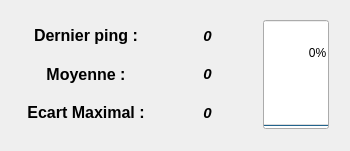
<?xml version="1.0" encoding="UTF-8"?>
<ui version="4.0">
 <class>MainWindow</class>
 <widget class="QMainWindow" name="MainWindow">
  <property name="geometry">
   <rect>
    <x>0</x>
    <y>0</y>
    <width>350</width>
    <height>151</height>
   </rect>
  </property>
  <property name="sizePolicy">
   <sizepolicy hsizetype="Fixed" vsizetype="Fixed">
    <horstretch>0</horstretch>
    <verstretch>0</verstretch>
   </sizepolicy>
  </property>
  <property name="windowTitle">
   <string>League of Lag-omètre</string>
  </property>
  <property name="windowIcon">
   <iconset>
    <normaloff>res/ico.png</normaloff>res/ico.png</iconset>
  </property>
  <widget class="QWidget" name="centralWidget">
   <widget class="QWidget" name="horizontalLayoutWidget">
    <property name="geometry">
     <rect>
      <x>9</x>
      <y>9</y>
      <width>331</width>
      <height>131</height>
     </rect>
    </property>
    <layout class="QHBoxLayout" name="horizontalLayout" stretch="4,3,2">
     <item>
      <layout class="QVBoxLayout" name="verticalLayout">
       <item>
        <widget class="QLabel" name="LastLabel">
         <property name="text">
          <string>&lt;html&gt;&lt;head/&gt;&lt;body&gt;&lt;p align=&quot;center&quot;&gt;&lt;span style=&quot; font-size:12pt; font-weight:600;&quot;&gt;Dernier ping :&lt;/span&gt;&lt;/p&gt;&lt;/body&gt;&lt;/html&gt;</string>
         </property>
        </widget>
       </item>
       <item>
        <widget class="QLabel" name="MoyenneLabel">
         <property name="text">
          <string>&lt;html&gt;&lt;head/&gt;&lt;body&gt;&lt;p align=&quot;center&quot;&gt;&lt;span style=&quot; font-size:12pt; font-weight:600;&quot;&gt;Moyenne :&lt;/span&gt;&lt;/p&gt;&lt;/body&gt;&lt;/html&gt;</string>
         </property>
        </widget>
       </item>
       <item>
        <widget class="QLabel" name="EcartLabel">
         <property name="text">
          <string>&lt;html&gt;&lt;head/&gt;&lt;body&gt;&lt;p align=&quot;center&quot;&gt;&lt;span style=&quot; font-size:12pt; font-weight:600;&quot;&gt;Ecart Maximal :&lt;/span&gt;&lt;/p&gt;&lt;/body&gt;&lt;/html&gt;</string>
         </property>
        </widget>
       </item>
      </layout>
     </item>
     <item>
      <layout class="QVBoxLayout" name="verticalLayout_2">
       <item>
        <widget class="QLabel" name="LastPing">
         <property name="font">
          <font>
           <pointsize>11</pointsize>
           <weight>75</weight>
           <italic>true</italic>
           <bold>true</bold>
          </font>
         </property>
         <property name="text">
          <string>&lt;html&gt;&lt;head/&gt;&lt;body&gt;&lt;p align=&quot;center&quot;&gt;0&lt;/p&gt;&lt;/body&gt;&lt;/html&gt;</string>
         </property>
        </widget>
       </item>
       <item>
        <widget class="QLabel" name="MoyennePing">
         <property name="font">
          <font>
           <pointsize>11</pointsize>
           <weight>75</weight>
           <italic>true</italic>
           <bold>true</bold>
          </font>
         </property>
         <property name="text">
          <string>&lt;html&gt;&lt;head/&gt;&lt;body&gt;&lt;p align=&quot;center&quot;&gt;0&lt;/p&gt;&lt;/body&gt;&lt;/html&gt;</string>
         </property>
        </widget>
       </item>
       <item>
        <widget class="QLabel" name="EcartPing">
         <property name="font">
          <font>
           <pointsize>11</pointsize>
           <weight>75</weight>
           <italic>true</italic>
           <bold>true</bold>
          </font>
         </property>
         <property name="text">
          <string>&lt;html&gt;&lt;head/&gt;&lt;body&gt;&lt;p align=&quot;center&quot;&gt;0&lt;/p&gt;&lt;/body&gt;&lt;/html&gt;</string>
         </property>
        </widget>
       </item>
      </layout>
     </item>
     <item>
      <widget class="QProgressBar" name="HealthBar">
       <property name="sizePolicy">
        <sizepolicy hsizetype="Expanding" vsizetype="Expanding">
         <horstretch>0</horstretch>
         <verstretch>0</verstretch>
        </sizepolicy>
       </property>
       <property name="maximum">
        <number>150</number>
       </property>
       <property name="value">
        <number>0</number>
       </property>
       <property name="orientation">
        <enum>Qt::Vertical</enum>
       </property>
      </widget>
     </item>
    </layout>
   </widget>
  </widget>
 </widget>
 <layoutdefault spacing="6" margin="11"/>
 <resources/>
 <connections/>
</ui>
